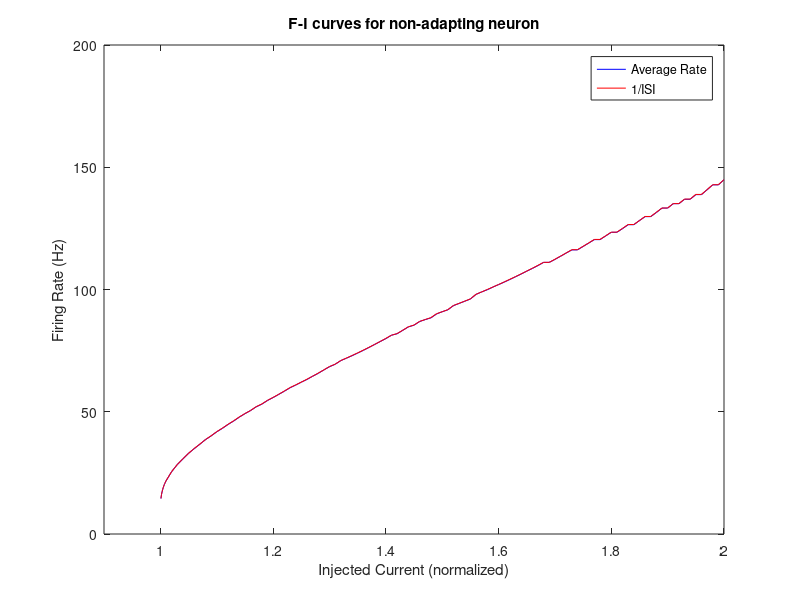
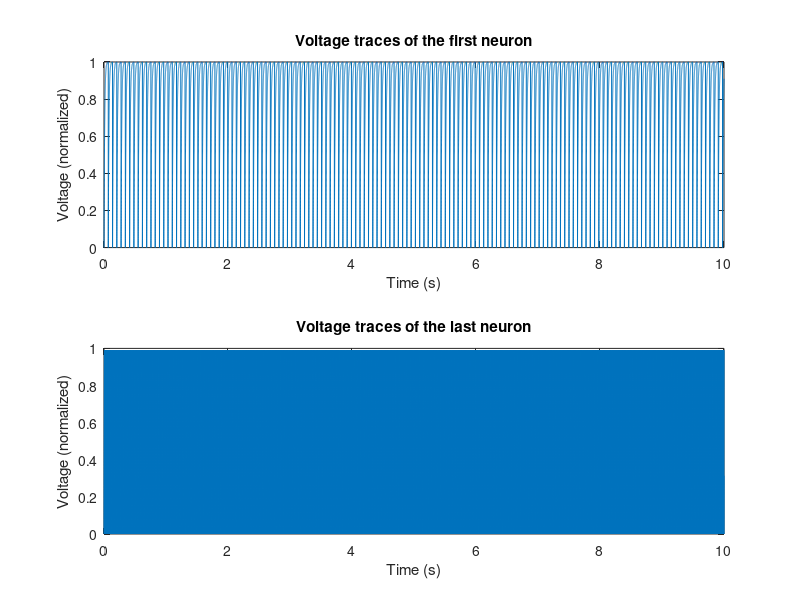

The MATLAB script that drew these images, in order:
clc;
clear;
close all;
tic

% Constants
V_threshold = 1; % s
time_constant = 1e-2; % s
J_adapt = 0.1;
baseline_current = V_threshold;

% Time step configuration
time_step = 1e-4; % s
time_step_ratio = time_step / time_constant;
total_time = 10; % s
n_steps = ceil(total_time / time_step);

% Current and Neuron setup
current_values = baseline_current + [0.001:0.001:0.01, 0.01:0.01:1];
n_currents = length(current_values);

% Initialize
spike_times = cell(1, n_currents);
average_firing_rate = zeros(1, n_currents);
V = zeros(1, n_currents);
I_adapt = zeros(1, n_currents);
n_spikes = zeros(1, n_currents);
V_trace = zeros(n_currents, n_steps);
I_adapt_trace = zeros(n_currents, n_steps);

% Main simulation loop
for i = 2:n_steps

    % save
    V_trace(:, i) = V';
    I_adapt_trace(:, i) = I_adapt';

    % update V
    V = (1 - time_step_ratio) * V + time_step_ratio * current_values; % core

    % Check for neurons that have crossed the threshold
    is_fire = (V >= V_threshold);
    neurons_fire = find(is_fire);

    if ~isempty(neurons_fire)

        % reset to 0
        V(neurons_fire) = 0;

        % Record spike times and count spikes
        for neuron_idx = neurons_fire
            spike_times{neuron_idx} = [spike_times{neuron_idx}; time_step * i];
            n_spikes(neuron_idx) = n_spikes(neuron_idx) + 1;
        end
    end
end

% Calculate rates and instantaneous firing rates
min_intervals = 1;
the_first_instantaneous_firing_rate = zeros(n_currents, min_intervals);

for k = 1:n_currents
    if ~isempty(spike_times{k})
        spikes = spike_times{k}';
        average_firing_rate(k) = length(spikes) / total_time;
        intervals = diff(spikes);
        n_intervals = length(intervals);

        if n_intervals >= min_intervals
            the_first_instantaneous_firing_rate(k, 1:min_intervals) = 1 ./ intervals(1:min_intervals);
        end
    end
end

% Plotting
figure
plot(current_values, average_firing_rate, 'b', current_values, the_first_instantaneous_firing_rate(:, 1), 'r')
xlabel('Injected Current (normalized)');
ylabel('Firing Rate (Hz)');
legend('Average Rate', '1/ISI');
title('F-I curves for non-adapting neuron');
xlim([0.9 2]);

time_vector = time_step:time_step:total_time;
figure
subplot(2, 1, 1);
plot(time_vector, V_trace(1, :));
xlabel('Time (s)');
ylabel('Voltage (normalized)');
title('Voltage traces of the first neuron');

subplot(2, 1, 2);
plot(time_vector, V_trace(end, :));
xlabel('Time (s)');
ylabel('Voltage (normalized)');
title('Voltage traces of the last neuron');

simulation_time = toc;
fprintf('Simulation time: %.2f seconds\n', simulation_time);